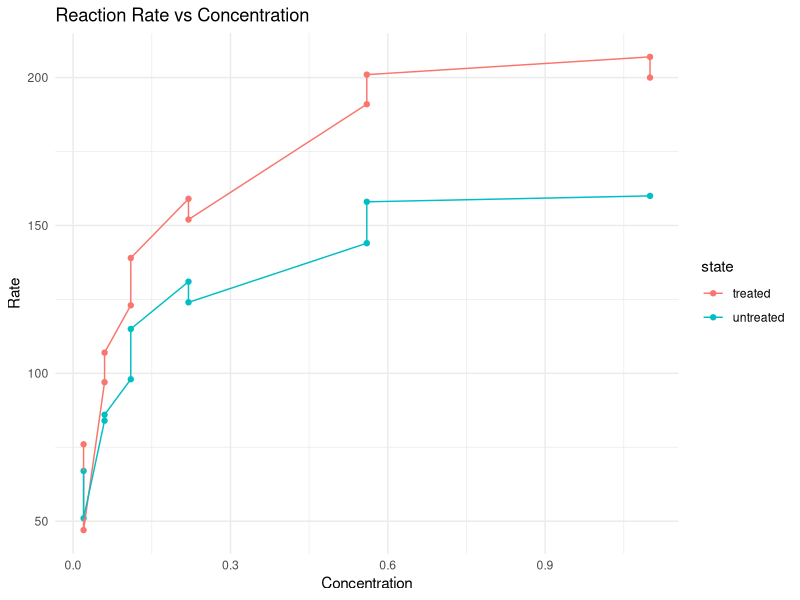
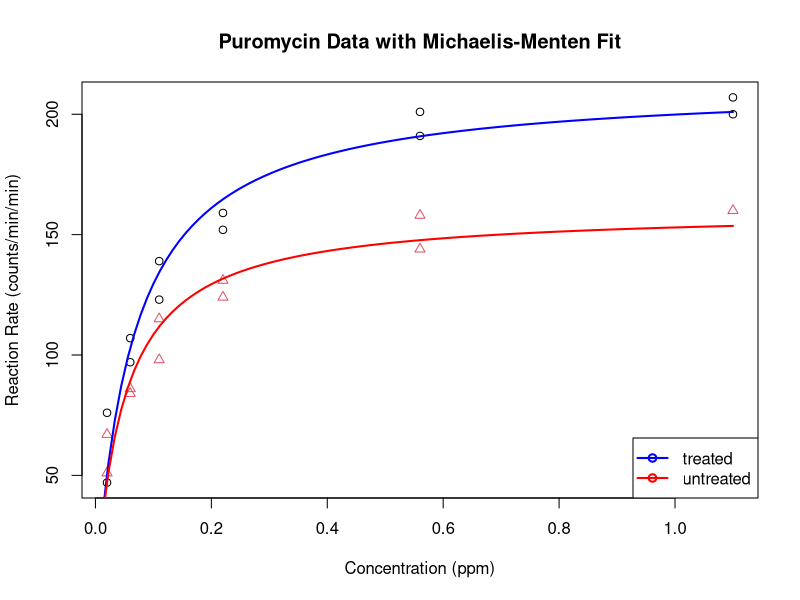

Write the R code that produced these figures, in order.
## ---- chunk 1
data(Puromycin)
View(Puromycin)
library(ggplot2)
 data("Puromycin")
ggplot(Puromycin, aes(x = conc, y = rate, color = state)) +
     geom_point() +
     geom_line(aes(group = state)) +
     labs(title = "Reaction Rate vs Concentration",
        x = "Concentration",
          y = "Rate") +
    theme_minimal()
fm_treated <- nls(rate ~ Vm * conc / (K + conc), 
                  data = Puromycin, 
                  subset = (state == "treated"), 
                  start = list(Vm = 200, K = 0.05))
fm_untreated <- nls(rate ~ Vm * conc / (K + conc), 
                    data = Puromycin, 
                    subset = (state == "untreated"), 
                    start = list(Vm = 160, K = 0.05))
summary(fm_treated)
summary(fm_untreated)
conc_seq <- seq(0, max(Puromycin$conc), length.out = 100)

plot(Puromycin$rate ~ Puromycin$conc, pch = as.integer(Puromycin$state),
     col = as.integer(Puromycin$state),
     xlab = "Concentration (ppm)",
     ylab = "Reaction Rate (counts/min/min)",
     main = "Puromycin Data with Michaelis-Menten Fit")

lines(conc_seq, predict(fm_treated, newdata = list(conc = conc_seq)), col = "blue", lwd = 2)
lines(conc_seq, predict(fm_untreated, newdata = list(conc = conc_seq)), col = "red", lwd = 2)

legend("bottomright", legend = c("treated", "untreated"), col = c("blue", "red"), pch = 1, lwd = 2)
